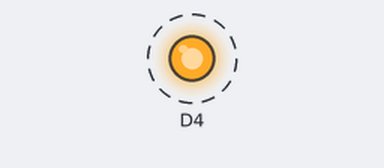
Simulated run of this sketch. Board: ESP8266 (NodeMCU). Shown: output pins drawn as LEDs (lit = HIGH). Dashed ring = blinking. What the sketch prints to the serial monitor is not drawn.

Above: at 0.5 s.
Timing chart, 0 to 4.6 s (numbered marks = the images above):
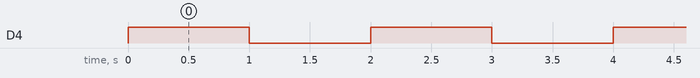

The sketch:

blink.ino
```cpp
#include "Arduino.h"
#include "Blink.h"

Blink blink(D4);

void setup() {
  // put your setup code here, to run once:
  Serial.begin(115200);
  Serial.println("\nBlink Version 1.0 YoungHoo Park");
}

void loop() {
  // put your main code here, to run repeatedly:
  blink.on(500);
  blink.off(300);
}
```

Blink.cpp
```cpp
#include "Arduino.h"
#include "Blink.h"

Blink::Blink(int pin)
{
  pinMode(pin, OUTPUT);
  _pin = pin;
}

void Blink::on(int a)
{
  digitalWrite(_pin, HIGH);
  delay(1000);
  digitalWrite(_pin, LOW);
  delay(1000);
}

void Blink::off(int b)
{
  digitalWrite(_pin, HIGH);
  delay(1000);
  digitalWrite(_pin, LOW);
  delay(1000);
}
```

Blink.h
```cpp
#include "Arduino.h"

class Blink
{
  public:
    Blink(int pin);
    void on(int a);
    void off(int b);
  private:
    int _pin;
};
```

Measured:
- by itself, D4: alternates HIGH for 1.0 s and LOW for 1.0 s
